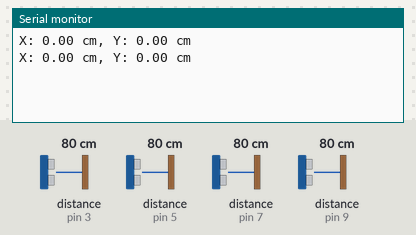
The sketch below on a simulated Arduino Uno, built with avr-gcc and run on an emulated ATmega328P. Shown: the last lines printed to the serial monitor. Wiring (inferred from the names in the program): 4 × ultrasonic range finder: trigger pin 2, echo pin 3 / trigger pin 4, echo pin 5 / trigger pin 6, echo pin 7 / trigger pin 8, echo pin 9. The test bench sets the inputs (shaded band); at power-on: distance to the obstacle (sensors on pin 3, pin 5, pin 7, pin 9) 80 cm. The echo pulse lasts 58.3 µs per cm.

Above: at 1.8 s.
1.9 s: distance to the obstacle (sensor on pin 3) set to 120 cm
At 2.9 s:
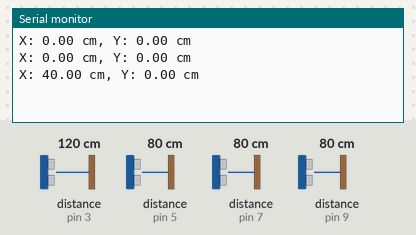
3.4 s: distance to the obstacle (sensor on pin 5) set to 120 cm
At 4.7 s:
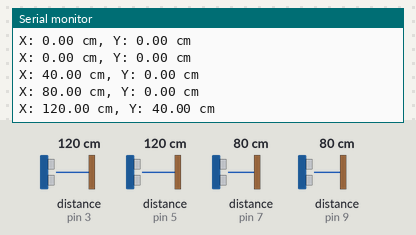
4.9 s: distance to the obstacle (sensor on pin 7) set to 2 cm
At 5.6 s:
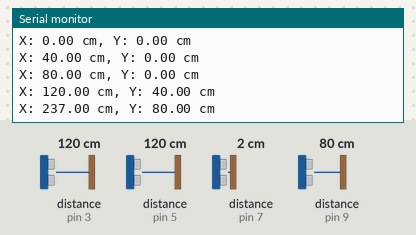
6.4 s: distance to the obstacle (sensor on pin 9) set to 2 cm
At 7.7 s:
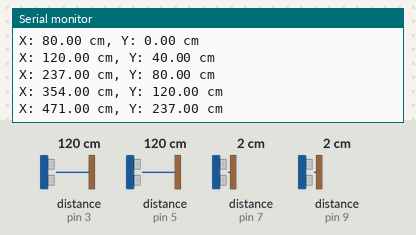
7.9 s: distance to the obstacle (sensor on pin 3) set to 2 cm
At 9.0 s:
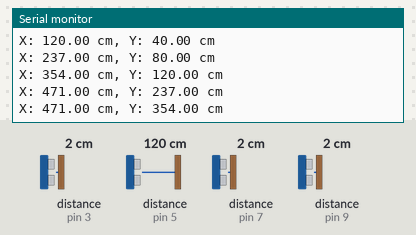
9.4 s: distance to the obstacle (sensor on pin 5) set to 4 cm
At 10.5 s:
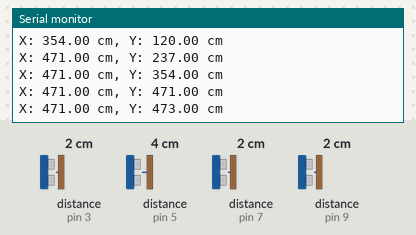
Timing chart, 0 to 11.9 s (numbered marks = the images above; inputs shaded):
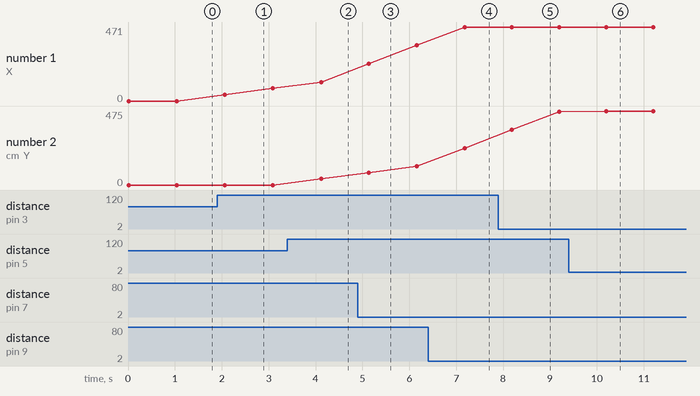

Measured:
- after the input at 1.9 s, the serial monitor: prints a new line after 0.17 s (image 1)
- after the input at 3.4 s, the serial monitor: prints a new line after 0.72 s (image 2)
- after the input at 4.9 s, the serial monitor: prints a new line after 0.24 s (image 3)
- after the input at 6.4 s, the serial monitor: prints a new line after 0.78 s (image 4)
- after the input at 7.9 s, the serial monitor: prints a new line after 0.29 s (image 5)
- after the input at 9.4 s, the serial monitor: prints a new line after 0.80 s (image 6)
- plotted number 1: 0 → 80 after the input at 1.9 s, 120 → 354 after the input at 4.9 s
- plotted number 2: 471 → 475 after the input at 9.4 s

The sketch:

01210649832_task3.1.ino
```cpp
#define TRIGGER_PIN_0 2
#define ECHO_PIN_0 3

#define TRIGGER_PIN_90 4
#define ECHO_PIN_90 5

#define TRIGGER_PIN_180 6
#define ECHO_PIN_180 7

#define TRIGGER_PIN_270 8
#define ECHO_PIN_270 9

#define CHAMBER_WIDTH 500
#define CHAMBER_HEIGHT 600

float x = 0;
float y = 0;

void setup() {
  Serial.begin(9600);
  pinMode(TRIGGER_PIN_0, OUTPUT);
  pinMode(ECHO_PIN_0, INPUT);
  pinMode(TRIGGER_PIN_90, OUTPUT);
  pinMode(ECHO_PIN_90, INPUT);
  pinMode(TRIGGER_PIN_180, OUTPUT);
  pinMode(ECHO_PIN_180, INPUT);
  pinMode(TRIGGER_PIN_270, OUTPUT);
  pinMode(ECHO_PIN_270, INPUT);
}

void loop() {
  int distance_0 = measureDistance(TRIGGER_PIN_0, ECHO_PIN_0);
  int distance_90 = measureDistance(TRIGGER_PIN_90, ECHO_PIN_90);
  int distance_180 = measureDistance(TRIGGER_PIN_180, ECHO_PIN_180);
  int distance_270 = measureDistance(TRIGGER_PIN_270, ECHO_PIN_270);

  x += distance_0 - distance_180;
  y += distance_90 - distance_270;

  if (x < 0) {
    x = 0;
  }
  if (x > CHAMBER_WIDTH) {
    x = CHAMBER_WIDTH;
  }
  if (y < 0) {
    y = 0;
  }
  if (y > CHAMBER_HEIGHT) {
    y = CHAMBER_HEIGHT;
  }

  Serial.print("X: ");
  Serial.print(x);
  Serial.print(" cm, Y: ");
  Serial.print(y);
  Serial.println(" cm");

  delay(1000);
}

int measureDistance(int triggerPin, int echoPin) {
  digitalWrite(triggerPin, LOW);
  delayMicroseconds(2);
  digitalWrite(triggerPin, HIGH);
  delayMicroseconds(10);
  digitalWrite(triggerPin, LOW);

  long duration = pulseIn(echoPin, HIGH);

  int distance = duration * 0.034 / 2;

  return distance;
}
```
